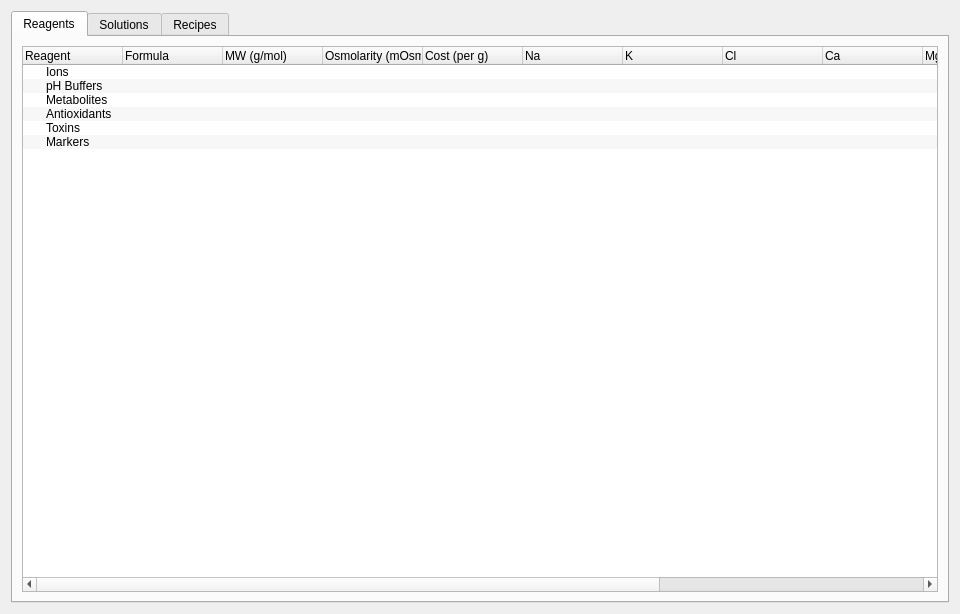
<?xml version="1.0" encoding="UTF-8"?>
<ui version="4.0">
 <class>Form</class>
 <widget class="QWidget" name="Form">
  <property name="geometry">
   <rect>
    <x>0</x>
    <y>0</y>
    <width>960</width>
    <height>614</height>
   </rect>
  </property>
  <property name="windowTitle">
   <string>Form</string>
  </property>
  <layout class="QGridLayout" name="gridLayout">
   <item row="0" column="0">
    <widget class="QTabWidget" name="tabWidget">
     <property name="currentIndex">
      <number>0</number>
     </property>
     <widget class="QWidget" name="reagents">
      <attribute name="title">
       <string>Reagents</string>
      </attribute>
      <layout class="QGridLayout" name="gridLayout_2">
       <item row="0" column="0">
        <widget class="QTreeWidget" name="treeWidget">
         <property name="alternatingRowColors">
          <bool>true</bool>
         </property>
         <column>
          <property name="text">
           <string>Reagent</string>
          </property>
         </column>
         <column>
          <property name="text">
           <string>Formula</string>
          </property>
         </column>
         <column>
          <property name="text">
           <string>MW (g/mol)</string>
          </property>
         </column>
         <column>
          <property name="text">
           <string>Osmolarity (mOsm)</string>
          </property>
         </column>
         <column>
          <property name="text">
           <string>Cost (per g)</string>
          </property>
         </column>
         <column>
          <property name="text">
           <string>Na</string>
          </property>
         </column>
         <column>
          <property name="text">
           <string>K</string>
          </property>
         </column>
         <column>
          <property name="text">
           <string>Cl</string>
          </property>
         </column>
         <column>
          <property name="text">
           <string>Ca</string>
          </property>
         </column>
         <column>
          <property name="text">
           <string>Mg</string>
          </property>
         </column>
         <column>
          <property name="text">
           <string>SO4</string>
          </property>
         </column>
         <column>
          <property name="text">
           <string>PO4</string>
          </property>
         </column>
         <column>
          <property name="text">
           <string>Cs</string>
          </property>
         </column>
         <item>
          <property name="text">
           <string>Ions</string>
          </property>
         </item>
         <item>
          <property name="text">
           <string>pH Buffers</string>
          </property>
         </item>
         <item>
          <property name="text">
           <string>Metabolites</string>
          </property>
         </item>
         <item>
          <property name="text">
           <string>Antioxidants</string>
          </property>
         </item>
         <item>
          <property name="text">
           <string>Toxins</string>
          </property>
         </item>
         <item>
          <property name="text">
           <string>Markers</string>
          </property>
         </item>
        </widget>
       </item>
      </layout>
     </widget>
     <widget class="QWidget" name="solutions">
      <attribute name="title">
       <string>Solutions</string>
      </attribute>
      <layout class="QGridLayout" name="gridLayout_3">
       <item row="0" column="0">
        <widget class="QTreeWidget" name="treeWidget">
         <column>
          <property name="text">
           <string>Solution</string>
          </property>
         </column>
         <item>
          <property name="text">
           <string>aCSF - Dissection</string>
          </property>
         </item>
         <item>
          <property name="text">
           <string>aCSF - Holding</string>
          </property>
         </item>
         <item>
          <property name="text">
           <string>aCSF - Recording</string>
          </property>
         </item>
         <item>
          <property name="text">
           <string>Internal</string>
          </property>
         </item>
         <item>
          <property name="text">
           <string>Misc</string>
          </property>
         </item>
        </widget>
       </item>
       <item row="0" column="1" rowspan="3">
        <widget class="QTreeWidget" name="treeWidget">
         <column>
          <property name="text">
           <string/>
          </property>
         </column>
         <item>
          <property name="text">
           <string>Concentrations (mM)</string>
          </property>
         </item>
         <item>
          <property name="text">
           <string>Ion Concentrations (estimated)</string>
          </property>
         </item>
         <item>
          <property name="text">
           <string>Ion Concentrations (measured)</string>
          </property>
         </item>
         <item>
          <property name="text">
           <string>Osmolarity (estimated)</string>
          </property>
         </item>
         <item>
          <property name="text">
           <string>Osmolarity (measured)</string>
          </property>
         </item>
         <item>
          <property name="text">
           <string>Reversal Potentials</string>
          </property>
          <item>
           <property name="text">
            <string>Solution type</string>
           </property>
          </item>
          <item>
           <property name="text">
            <string>Against</string>
           </property>
          </item>
          <item>
           <property name="text">
            <string>Temperature (C)</string>
           </property>
          </item>
         </item>
        </widget>
       </item>
       <item row="2" column="0">
        <widget class="QPlainTextEdit" name="plainTextEdit"/>
       </item>
       <item row="1" column="0">
        <widget class="QLabel" name="label">
         <property name="text">
          <string>Notes</string>
         </property>
        </widget>
       </item>
      </layout>
     </widget>
     <widget class="QWidget" name="recipes">
      <attribute name="title">
       <string>Recipes</string>
      </attribute>
      <layout class="QGridLayout" name="gridLayout_4">
       <item row="1" column="0">
        <widget class="QTextBrowser" name="textBrowser">
         <property name="html">
          <string>&lt;!DOCTYPE HTML PUBLIC &quot;-//W3C//DTD HTML 4.0//EN&quot; &quot;http://www.w3.org/TR/REC-html40/strict.dtd&quot;&gt;
&lt;html&gt;&lt;head&gt;&lt;meta name=&quot;qrichtext&quot; content=&quot;1&quot; /&gt;&lt;style type=&quot;text/css&quot;&gt;
p, li { white-space: pre-wrap; }
&lt;/style&gt;&lt;/head&gt;&lt;body style=&quot; font-family:'Oxygen-Sans'; font-size:10pt; font-weight:400; font-style:normal;&quot;&gt;
&lt;p style=&quot;-qt-paragraph-type:empty; margin-top:0px; margin-bottom:0px; margin-left:0px; margin-right:0px; -qt-block-indent:0; text-indent:0px;&quot;&gt;&lt;br /&gt;&lt;/p&gt;&lt;/body&gt;&lt;/html&gt;</string>
         </property>
        </widget>
       </item>
       <item row="0" column="0">
        <widget class="QTreeWidget" name="treeWidget_2">
         <column>
          <property name="text">
           <string>Solution</string>
          </property>
         </column>
         <column>
          <property name="text">
           <string>Volume (mL)</string>
          </property>
         </column>
        </widget>
       </item>
      </layout>
     </widget>
    </widget>
   </item>
  </layout>
 </widget>
 <resources/>
 <connections/>
</ui>
